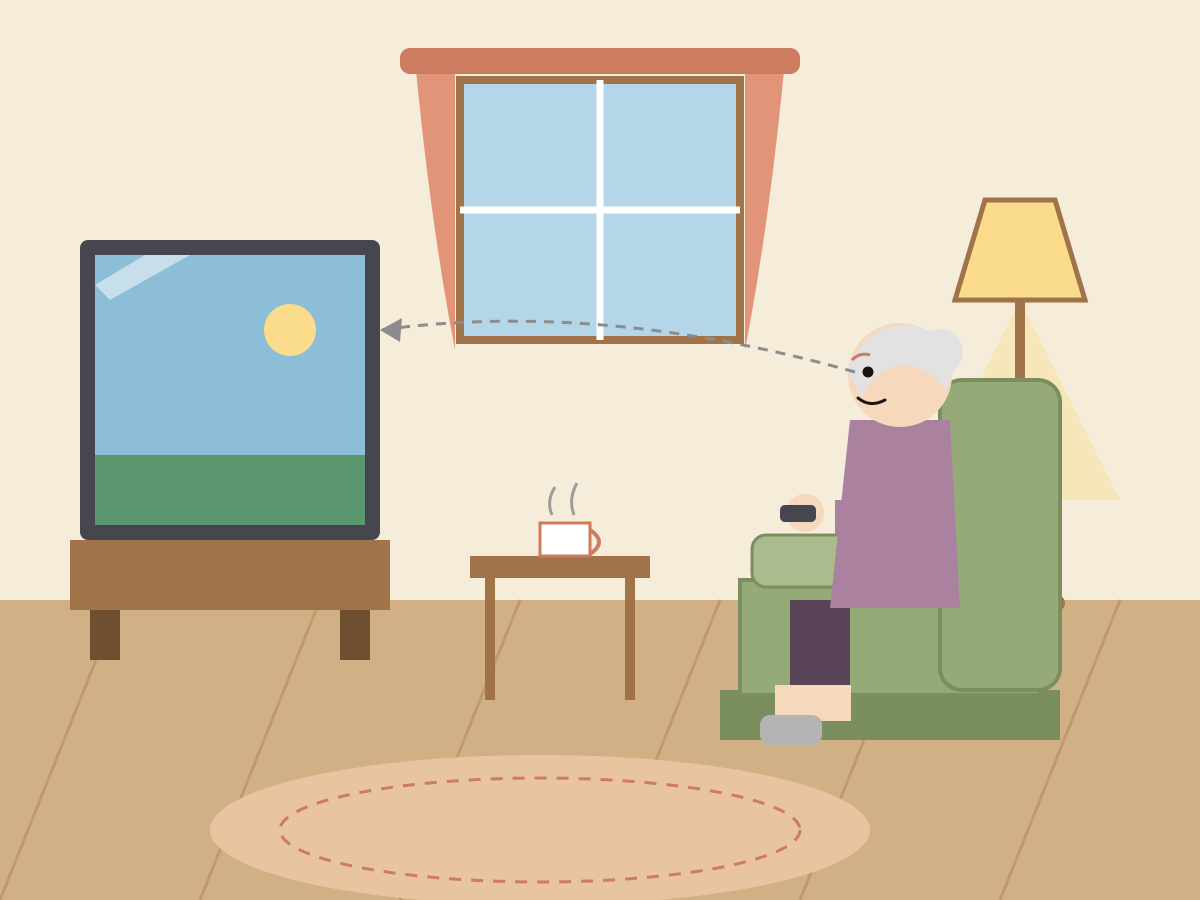

The Python source for this figure:
import sys

import matplotlib.pyplot as plt
from matplotlib.patches import Circle, Ellipse, FancyBboxPatch, Polygon, Rectangle, Wedge

WALL = "#F6ECDA"
FLOOR = "#D2B086"
FLOORLINE = "#BE9A6E"
CURTAIN = "#E29478"
CURTAIN_DARK = "#CD7C60"
SKY = "#B4D6E8"
TV_FRAME = "#46464E"
TV_SCREEN = "#8CBED7"
SOFA = "#96AA78"
SOFA_DARK = "#7A8E5E"
SKIN = "#F6D8BC"
HAIR = "#E2E2E2"
DRESS = "#AA82A0"
WOOD = "#A07448"
RUG = "#E8C4A0"
LAMP = "#FADC8C"


def main() -> None:
    out_path = sys.argv[1]
    fig, ax = plt.subplots(figsize=(12, 9), dpi=100)
    ax.set_xlim(0, 12)
    ax.set_ylim(0, 9)
    ax.set_aspect("equal")
    ax.axis("off")

    # room
    ax.add_patch(Rectangle((0, 3), 12, 6, facecolor=WALL, edgecolor="none"))
    ax.add_patch(Rectangle((0, 0), 12, 3, facecolor=FLOOR, edgecolor="none"))
    for x in range(0, 13, 2):
        ax.plot([x, x + 1.2], [0, 3], color=FLOORLINE, linewidth=1.5)

    # window and curtains
    ax.add_patch(Rectangle((4.6, 5.6), 2.8, 2.6, facecolor=SKY,
                           edgecolor=WOOD, linewidth=3))
    ax.plot([6, 6], [5.6, 8.2], color="white", linewidth=3)
    ax.plot([4.6, 7.4], [6.9, 6.9], color="white", linewidth=3)
    ax.add_patch(Polygon([(4.0, 5.3), (4.45, 6.8), (4.3, 8.4), (4.6, 8.4),
                          (4.6, 5.3)], facecolor=CURTAIN, edgecolor="none"))
    ax.add_patch(Polygon([(8.0, 5.3), (7.55, 6.8), (7.7, 8.4), (7.4, 8.4),
                          (7.4, 5.3)], facecolor=CURTAIN, edgecolor="none"))
    ax.add_patch(Rectangle((4.0, 8.2), 4.0, 0.3, facecolor=CURTAIN_DARK,
                           edgecolor="none"))

    # floor lamp
    ax.add_patch(Polygon([(10.2, 6.0), (9.2, 4.0), (11.2, 4.0)],
                         facecolor=LAMP, edgecolor="none", alpha=0.45))
    ax.plot([10.2, 10.2], [3.0, 6.0], color=WOOD, linewidth=4)
    ax.add_patch(Rectangle((9.8, 2.9), 0.8, 0.15, facecolor=WOOD,
                           edgecolor="none"))
    ax.add_patch(Polygon([(9.55, 6.0), (10.85, 6.0), (10.55, 7.0),
                          (9.85, 7.0)], facecolor=LAMP, edgecolor=WOOD,
                         linewidth=2))

    # TV and stand
    ax.add_patch(Rectangle((0.7, 2.2), 3.2, 0.7, facecolor=WOOD,
                           edgecolor="none"))
    ax.add_patch(Rectangle((0.9, 1.7), 0.3, 0.5, facecolor="#6E5030",
                           edgecolor="none"))
    ax.add_patch(Rectangle((3.4, 1.7), 0.3, 0.5, facecolor="#6E5030",
                           edgecolor="none"))
    ax.add_patch(Rectangle((0.8, 3.0), 3.0, 2.4, facecolor=TV_FRAME,
                           edgecolor="none"))
    ax.add_patch(Rectangle((0.95, 3.15), 2.7, 2.1, facecolor=TV_SCREEN,
                           edgecolor="none"))
    ax.add_patch(Rectangle((0.95, 3.15), 2.7, 0.65, facecolor="#5A966E",
                           edgecolor="none"))
    ax.add_patch(Circle((2.9, 4.5), 0.25, facecolor=LAMP, edgecolor="none"))
    ax.add_patch(Polygon([(1.1, 4.7), (1.9, 5.25), (1.45, 5.25), (0.95, 4.9)],
                         facecolor="white", edgecolor="none", alpha=0.5))

    # rug
    ax.add_patch(Ellipse((5.0, 0.6), 6.8, 1.6, facecolor=RUG,
                         edgecolor="none"))
    ax.add_patch(Ellipse((5.0, 0.6), 5.4, 1.1, facecolor="none",
                         edgecolor=CURTAIN_DARK, linewidth=1.5,
                         linestyle=(0, (5, 4))))

    # side table with steaming teacup
    ax.add_patch(Rectangle((4.7, 2.2), 1.8, 0.22, facecolor=WOOD,
                           edgecolor="none"))
    ax.plot([4.9, 4.9], [1.0, 2.2], color=WOOD, linewidth=4)
    ax.plot([6.3, 6.3], [1.0, 2.2], color=WOOD, linewidth=4)
    ax.add_patch(Rectangle((5.4, 2.42), 0.5, 0.33, facecolor="white",
                           edgecolor=CURTAIN_DARK, linewidth=1.5))
    ax.add_patch(Wedge((5.9, 2.6), 0.14, -90, 90, width=0.05,
                       facecolor=CURTAIN_DARK, edgecolor="none"))
    for x0 in (5.55, 5.75):
        ax.plot([x0, x0 - 0.05, x0 + 0.05],
                [2.8, 3.0, 3.2], color="#9C9C9C", linewidth=1.5)

    # sofa facing the TV
    ax.add_patch(Rectangle((7.2, 1.0), 3.4, 0.5, facecolor=SOFA_DARK,
                           edgecolor="none"))
    ax.add_patch(Rectangle((7.4, 1.5), 3.0, 1.1, facecolor=SOFA,
                           edgecolor=SOFA_DARK, linewidth=2))
    ax.add_patch(FancyBboxPatch((9.45, 1.6), 1.05, 2.9,
                                boxstyle="round,pad=0.08,rounding_size=0.18",
                                facecolor=SOFA, edgecolor=SOFA_DARK,
                                linewidth=2))
    ax.add_patch(FancyBboxPatch((7.55, 2.55), 1.7, 0.5,
                                boxstyle="round,pad=0.05,rounding_size=0.12",
                                facecolor="#AABc8E", edgecolor=SOFA_DARK,
                                linewidth=1.5))

    # grandma seated, facing left toward the TV
    ax.add_patch(Rectangle((7.9, 1.5), 0.6, 0.9, facecolor="#5A4458",
                           edgecolor="none"))
    ax.add_patch(Rectangle((7.75, 1.15), 0.75, 0.35, facecolor=SKIN,
                           edgecolor="none"))
    ax.add_patch(Rectangle((7.6, 1.0), 0.6, 0.3, facecolor="#B4B4B4",
                           edgecolor="none"))
    ax.add_patch(Polygon([(8.3, 2.4), (9.6, 2.4), (9.5, 4.3), (8.5, 4.3)],
                         facecolor=DRESS, edgecolor="none"))
    ax.add_patch(Rectangle((8.35, 3.15), 0.85, 0.35, facecolor=DRESS,
                           edgecolor="none"))
    ax.add_patch(Circle((8.05, 3.32), 0.19, facecolor=SKIN, edgecolor="none"))
    ax.add_patch(Rectangle((7.8, 3.25), 0.35, 0.17, facecolor=TV_FRAME,
                           edgecolor="none"))

    # head with white hair bun, eye toward TV
    ax.add_patch(Circle((9.0, 4.75), 0.52, facecolor=SKIN, edgecolor="none"))
    ax.add_patch(Wedge((9.05, 4.85), 0.58, 20, 175, facecolor=HAIR,
                       edgecolor="none"))
    ax.add_patch(Circle((9.4, 4.95), 0.22, facecolor=HAIR, edgecolor="none"))
    ax.add_patch(Circle((8.68, 4.8), 0.05, facecolor="black",
                        edgecolor="none"))
    ax.plot([8.6, 8.72, 8.85], [4.55, 4.47, 4.52], color="black",
            linewidth=1.5)

    # gaze direction toward the TV
    ax.annotate("", xy=(3.4, 4.6), xytext=(8.6, 4.78),
                arrowprops=dict(arrowstyle="->", linestyle="--",
                                color="#8C8C8C",
                                connectionstyle="arc3,rad=0.18"))

    fig.savefig(out_path, bbox_inches="tight")


if __name__ == "__main__":
    main()
